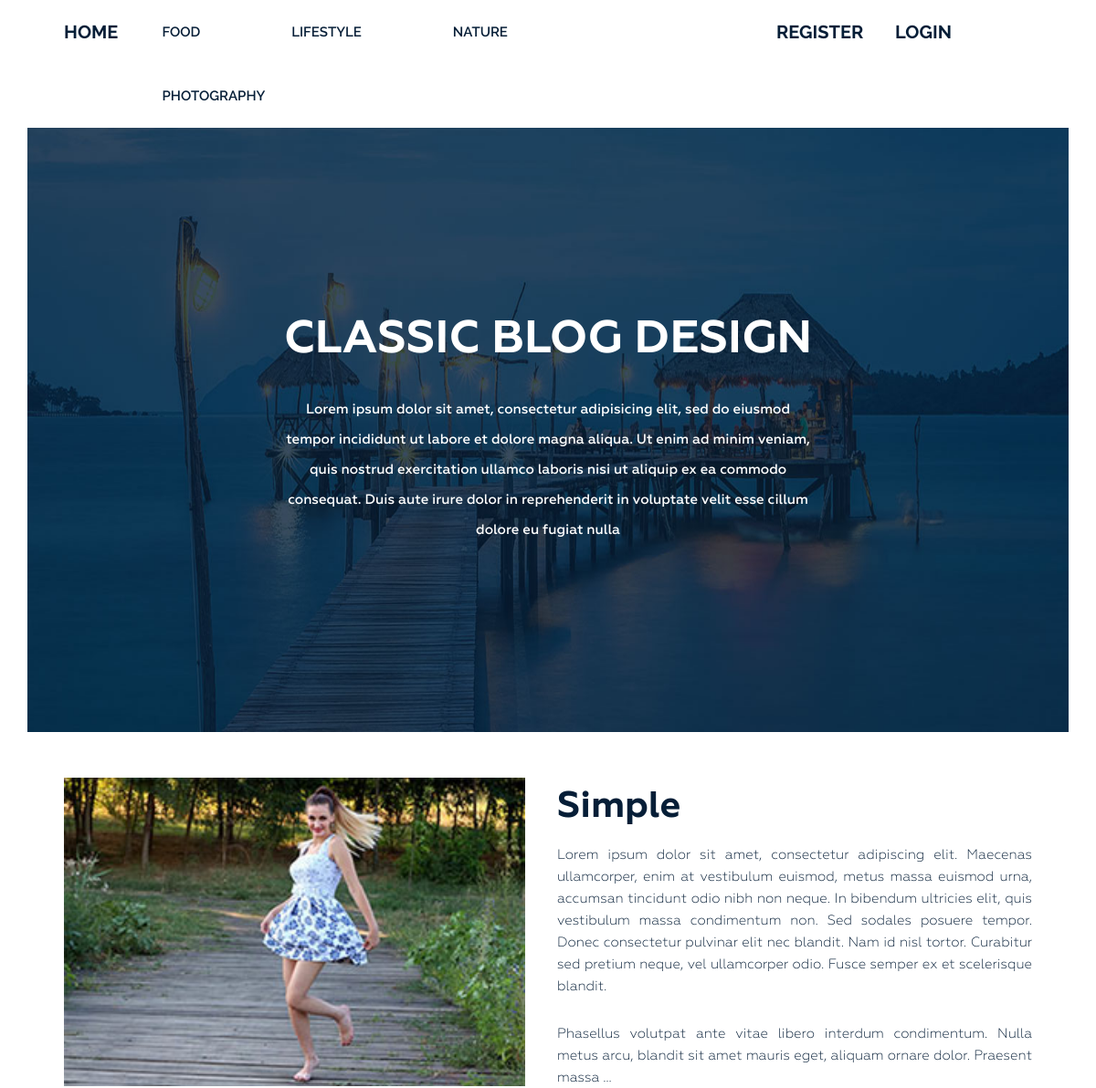
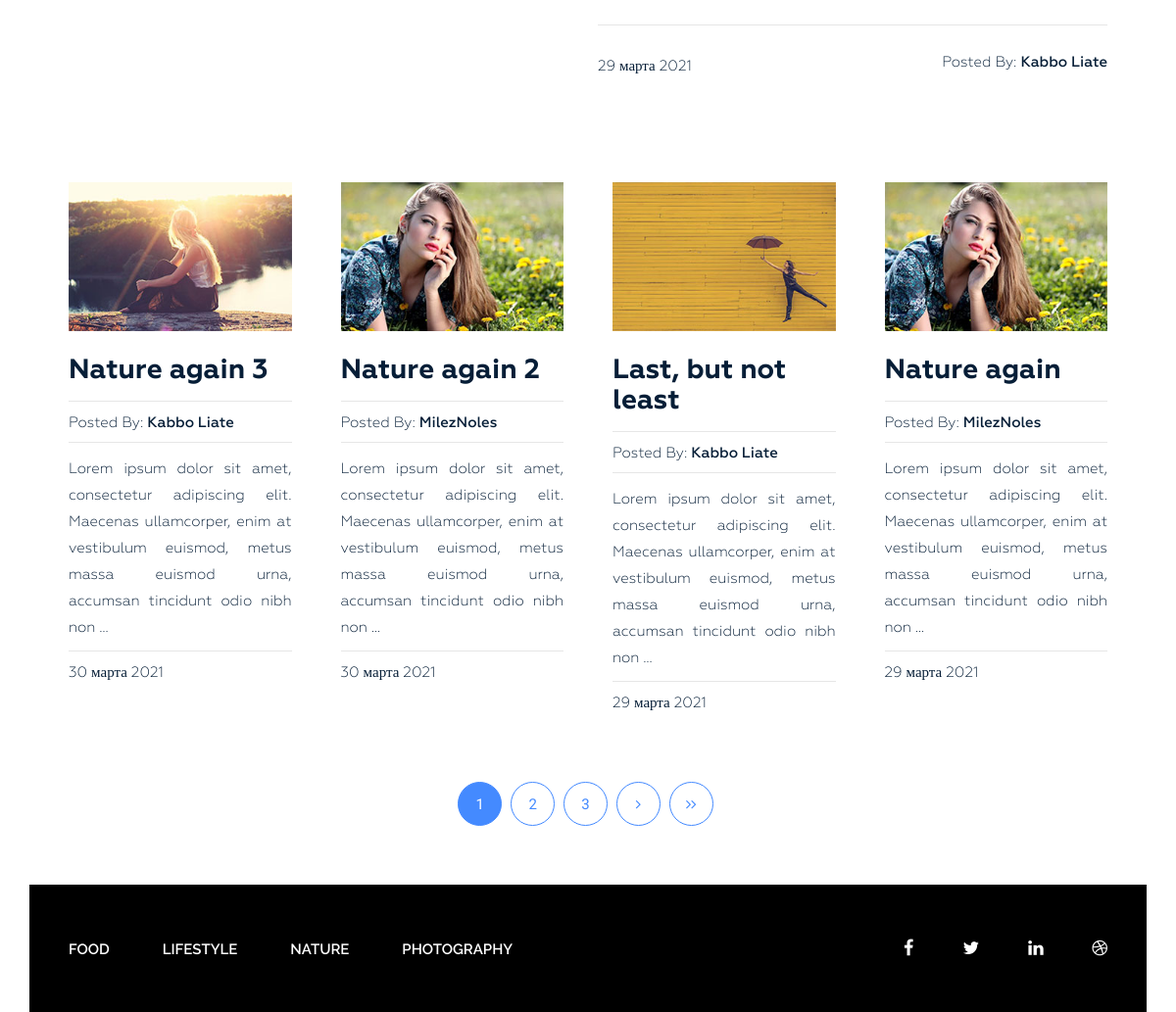
The page / on the database its author committed (2 pictures, top to bottom).
### blog/models.py (models this page shows, shortened)
class Category(models.Model):
    title = models.CharField(max_length=255, verbose_name="Category",)
    slug = models.SlugField(max_length=255, verbose_name="Url", unique=True)
    def get_absolute_url(self):  # для ссылок
        return reverse_lazy("category", kwargs={"slug": self.slug, })
    class Meta:
        verbose_name = "Category"
        verbose_name_plural = "Categories"
        ordering = ["title"]

class Post(models.Model):
    title = models.CharField(max_length=255, verbose_name="Title",)
    slug = models.SlugField(max_length=255, verbose_name="Url", unique=True)
    author = models.CharField(max_length=100, verbose_name="Author", )
    content = models.TextField(verbose_name="Content",blank=True,)
    created_at = models.DateTimeField(auto_now_add=True, verbose_name="Creation date", )
    photo = models.ImageField(upload_to="photos/%Y/%m/%d/", blank=True, verbose_name="Photo", )
    views = models.IntegerField(default=0, verbose_name="Views", )
    category = models.ForeignKey(Category, on_delete=models.PROTECT,related_name="posts", verbose_name="Category", )
    tags  = models.ManyToManyField(Tag, blank=True, related_name="posts", verbose_name="Tag",)
    is_main = models.BooleanField(default=False, verbose_name="On main?")
    def get_absolute_url(self):  # для ссылок
        return reverse_lazy("post", kwargs={"slug": self.slug, })
    class Meta:
        verbose_name = "Post"
        verbose_name_plural = "Posts"
        ordering = ["-created_at"]

### blog/views.py (the view)
# urls.py: path('', Home.as_view(), name="home"),
class Home(ListView):
    model = Post
    template_name = "blog/index.html"
    context_object_name = "posts"
    paginate_by = 4
    def get_context_data(self, *, object_list=None, **kwargs):
        context = super(Home, self).get_context_data(**kwargs)
        context["title"] = "Blog Design"
        context["main"] = Post.objects.get(is_main=True)
        return context

### blog/templatetags/menu.py (called while the page is built)
@register.inclusion_tag("blog/menu_tpl.html")
def show_menu(menu_class='menu'):
    categories = Category.objects.all()            # обращаемся в кэш, если там нет ничего то заполняем на 500сек
    return {"categories": categories, "menu_class": menu_class }

### blog/templates/blog/index.html (shortened to what this page needs)
{% extends "base.html" %}
{% load static %}
{% block content %}
<section class="bg-text-area">
    <div class="container">
        <div class="row">
            <div class="col-md-12">
                <div class="bg-text">
                    <h3>Classic BLOG Design</h3>
                    <p>Lorem ipsum dolor sit amet, consectetur adipisicing elit, sed do eiusmod tempor incididunt ut
                        labore et dolore magna aliqua. Ut enim ad minim veniam, quis nostrud exercitation ullamco
                        laboris nisi ut aliquip ex ea commodo consequat. Duis aute irure dolor in reprehenderit in
                        voluptate velit esse cillum dolore eu fugiat nulla </p>
                </div>
            </div>
        </div>
    </div>
</section>
<section class="blog-post-area">
    <div class="container">
        <div class="row">
            <div class="blog-post-area-style">
                <div class="col-md-12">
                    <div class="single-post-big">
                        <div class="big-image">
                            {% if main.photo %}
                        <img src="{{ main.photo.url }}" alt="{{main.title}}">
                        {% else %}
                        <img src="https://picsum.photos/id/443/300/201?grayscale" alt="{{main.title}}">
                        {% endif %}
                        </div>
                        <div class="big-text">
                            <h3><a href="{{ main.get_absolute_url }}">{{main.title}}</a></h3>
                            {{main.content | truncatewords_html:80 | safe}}
                            <h4><span class="date">{{ main.created_at | date:"j E Y" }}</span><span class="author">Posted By: <span
                                    class="author-name">{{main.author}}</span></span>
                            </h4>
                        </div>
                    </div>
                </div>
                {% for p in posts %}
                <div class="col-md-3">
                    <div class="single-post">
                        {% if p.photo %}
                        <img src="{{ p.photo.url }}" alt="{{p.title}}">
                        {% else %}
                        <img src="https://picsum.photos/id/443/300/201?grayscale" alt="{{p.title}}">
                        {% endif %}
                        <h3><a href="{{ p.get_absolute_url }}">{{p.title}}</a></h3>
                        <h4><span>Posted By: <span class="author-name">{{p.author}}</span></span>
                        </h4>
                        {{p.content | truncatewords_html:23 | safe }}
                        <h4><span>{{ p.created_at | date:"j E Y" }}</span></h4>
                    </div>
                </div>
                {% endfor %}
            </div>
        </div>
    </div>
    {%include "inc/_pagination.html"%}
</section>
{% endblock %}

### blog/templates/blog/menu_tpl.html
<div class="{{menu_class}}">
    <ul>
        {% for i in categories %}
        <li><a href="{{ i.get_absolute_url }}">{{ i.title }}</a></li>
        {% endfor %}
    </ul>
</div>

### siteblog/static/style.css (style rules this page uses)
.wrapper header.header .menu { margin: 0 }
.wrapper header.header .menu ul { float: right; margin: 0; padding: 0; margin-right: 4px; }
.wrapper header.header .menu ul li { display: inline-block; list-style: outside none none; margin: 0 -4px 0 0; }
.wrapper header.header .menu ul li a { color: rgb(6, 30, 55); font-family: "Raleway", sans-serif; font-size: 15px; font-weight: 600; line-height: 70px; padding: 26px 50px; text-decoration: none; text-transform: uppercase; }
.wrapper section.bg-text-area .bg-text { background-image: url(img/bg-iamges.jpg); background-size: 100% 100%; padding: 205px 280px; }
.wrapper section.bg-text-area .bg-text h3 { color: #fff; font-family: Geometria; font-size: 50px; font-weight: 700; text-align: center; text-transform: uppercase; margin: 0; }
.wrapper section.bg-text-area .bg-text p { color: #fff; font-family: Geometria; font-size: 15px; font-weight: 500; line-height: 33px; margin: 32px 0 0; text-align: center; }
section.blog-post-area { margin-top: 50px; }
section.blog-post-area .big-image { float: left; width: 50%; padding-right: 35px; }
section.blog-post-area .big-text { float: right; width: 50%; padding-right: 20px; }
section.blog-post-area img { width: 100%; }
section.blog-post-area .big-text h3 { margin: 10px 0 0; }
section.blog-post-area .big-text h3 a { font-family: Geometria; font-weight: 700; font-size: 40px; color: #061e37; text-decoration: none; }
section.blog-post-area .big-text p { color: #061e37; font-family: Geometria; font-size: 15px; font-weight: 400; line-height: 24px; padding-top: 18px; text-align: justify; text-decoration: none; }
section.blog-post-area .big-text h4 { margin-top: 25px; padding-top: 30px; position: relative; }
section.blog-post-area .big-text h4::before { background: #e6e6e6 none repeat scroll 0 0; content: ""; height: 1px; position: absolute; top: 0; width: 100%; }
section.blog-post-area .single-post { padding-right: 20px; margin: 100px 0px 0px; }
section.blog-post-area h4 span { font-family: Geometria; font-weight: 400; font-size: 15px; color: #061e37; text-decoration: none; }
section.blog-post-area .big-text h4 span.author { float: right }
section.blog-post-area h4 span.author-name { font-weight: 500; }
.blog-post-area .single-post h3 a { font-family: Geometria; font-size: 28px; font-weight: 700; text-decoration: none; color: #061e37; }
.blog-post-area .single-post p { color: #061e37; font-family: Geometria; font-size: 15px; font-weight: 400; line-height: 27px; padding-top: 14px; position: relative; text-align: justify; }
.blog-post-area .single-post h4 { margin-bottom: 12px; padding-top: 10px; position: relative; }
.blog-post-area .single-post h4::before { background: #e6e6e6 none repeat scroll 0 0; content: ""; height: 1px; position: absolute; top: 0; width: 100%; }
.blog-post-area .single-post p::before { background: #e6e6e6 none repeat scroll 0 0; content: ""; height: 1px; position: absolute; top: 0; width: 100%; }
.blog-post-area .single-post h3 { margin: 25px 0 15px; }
.blog-post-area .blog-post-area-style { margin: 0 20px 0 40px; }
.wrapper footer.footer .footer-menu { margin: 0 }
.wrapper footer.footer .footer-menu ul { line-height: 130px; margin: 0; padding: 0; }
.wrapper footer.footer .footer-menu ul li { display: inline; list-style: outside none none; margin: 0; padding: 30px 0px; }
.wrapper footer.footer .footer-menu ul li a { color: #fff; font-family: "Raleway", sans-serif; font-size: 15px; font-weight: 600; line-height: 70px; margin-left: 40px; padding: 26px 10px 26px 0; text-decoration: none; text-transform: uppercase; }

### rows shown on the page
Category: title "FOOD"
Category: title "LIFESTYLE"
Category: title "NATURE"
Category: title "PHOTOGRAPHY"
Post: photo (picture), title "Simple", content "Lorem ipsum dolor sit amet, consectetur adipiscing elit. Maecenas ullamcorper, enim at vestibulum euismod, metus massa euismod urna, accumsan tincidunt odio nibh non neque. In bibendum ultricies elit, quis vestibulum massa condimentum non. Sed sodales posuere tempor. Donec consectetur pulvinar elit nec blandit. Nam id nisl tortor. Curabitur sed pretium neque, vel ullamcorper odio. Fusce semper ex et scelerisque blandit. Phasellus volutpat ante vitae libero interdum condimentum. Nulla metus arcu, blandit sit amet mauris eget, aliquam ornare dolor. Praesent massa …", created_at "29 марта 2021", author "Kabbo Liate"
Post: photo (picture), title "Nature again 3", author "Kabbo Liate", content "Lorem ipsum dolor sit amet, consectetur adipiscing elit. Maecenas ullamcorper, enim at vestibulum euismod, metus massa euismod urna, accumsan tincidunt odio nibh non …", created_at "30 марта 2021"
Post: photo (picture), title "Nature again 2", author "MilezNoles", content "Lorem ipsum dolor sit amet, consectetur adipiscing elit. Maecenas ullamcorper, enim at vestibulum euismod, metus massa euismod urna, accumsan tincidunt odio nibh non …", created_at "30 марта 2021"
Post: photo (picture), title "Last, but not least", author "Kabbo Liate", content "Lorem ipsum dolor sit amet, consectetur adipiscing elit. Maecenas ullamcorper, enim at vestibulum euismod, metus massa euismod urna, accumsan tincidunt odio nibh non …", created_at "29 марта 2021"
Post: photo (picture), title "Nature again", author "MilezNoles", content "Lorem ipsum dolor sit amet, consectetur adipiscing elit. Maecenas ullamcorper, enim at vestibulum euismod, metus massa euismod urna, accumsan tincidunt odio nibh non …", created_at "29 марта 2021"

### other values the page prints
{{ p }} "1"
{{ p }} "2" "3"
